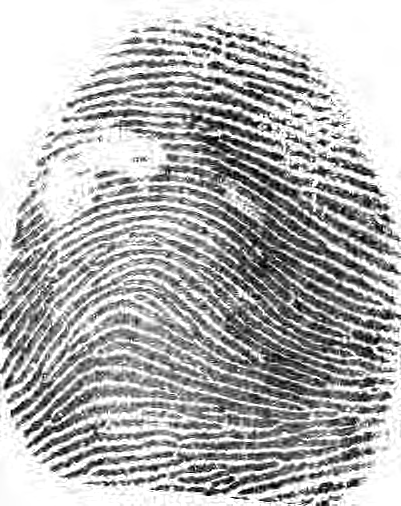
%> input picture s1.png, 401 x 506 px
$ octave Cannyedge.m   (GNU Octave 9; MATLAB toolbox functions it lacks are replaced by stand-ins)
%> lines starting %> are read from the running program, lines starting %| are printed output that depends on the picture; in (x1, y1, x2, y2) boxes, pixels count from 0 and x2, y2 are one past the last pixel; in counts of white or black regions, pixels touching at a corner belong together; the program's own positions count from 1
%Canny - edge detection
%It finds the edges on the picture quite well, in case we need to 'fill'
%the areas, we need to improve the given function.

I = imread('s1.png');
%> I is the input picture: size 506x401x3 uint8; min 0, max 255, mean 178.7
I=rgb2gray(I);
%> I: size 506x401 uint8
imshow(I)
hold on
title('Original Image')

BW1 = edge(I,'Canny');
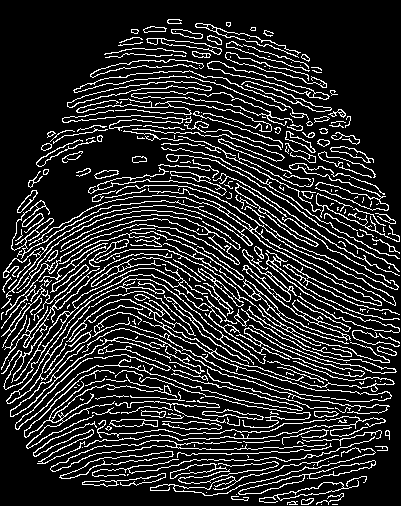
%> BW1: size 506x401 logical; 16.7% white in thin lines or dots
figure(2);
imshow(imcomplement(BW1))

BW2 = imcomplement(imfill(BW1,'holes'));
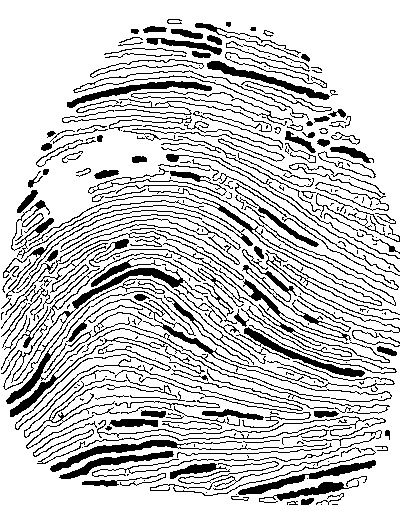
%> BW2: size 506x401 logical; 79.1% white; 305 black regions (122 under 20 px), largest, box (x1, y1, x2, y2) and area: (1, 253, 208, 390) 1886, (29, 185, 400, 315) 1817, (6, 278, 266, 404) 1500
figure(3)
imshow(BW2)
title('Filled Image')
